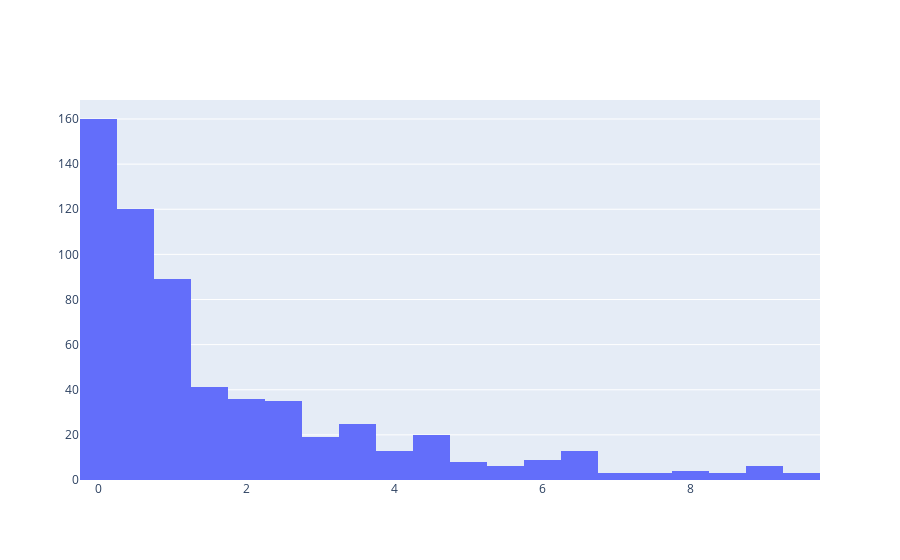

Notebook code cell kept with this figure:
### Markdown cell above
# Initial Coin Offering Analysis

### Code cell
NUM_EARLY_DAY = 100
arr_early_max_price = []
for i in df_checked.keys():
    temp_df = df_checked[i].iloc[:NUM_EARLY_DAY]
    max_price = max(temp_df['price'])
    pct_to_max = (max_price - temp_df['price'][0])/temp_df['price'][0]
    if pct_to_max == 0:
        min_price = min(temp_df['price'])
        pct_to_min = (min_price - temp_df['price'][0])/temp_df['price'][0]
        arr_early_max_price.append(pct_to_min)
    else:
        arr_early_max_price.append(pct_to_max)
arr_early_max_price = np.array(arr_early_max_price)
fig = go.Figure(data=[go.Histogram(x=arr_early_max_price[np.logical_and((arr_early_max_price > 0),(arr_early_max_price < 10))])])
fig.show()

fig = go.Figure(data=[go.Histogram(x=arr_early_max_price[arr_early_max_price <= 0])])
fig.show()

### Figure 1 — Plotly figure (JSON) as saved in the notebook; plotly's stock layout.template omitted (floating-point values rounded to 4 significant figures; data arrays with more than 128 entries replaced by an {"elided": "..."} marker saying what was removed)
{"data": [{"type": "histogram", "x": {"elided": "616 float values"}}], "layout": {}}
